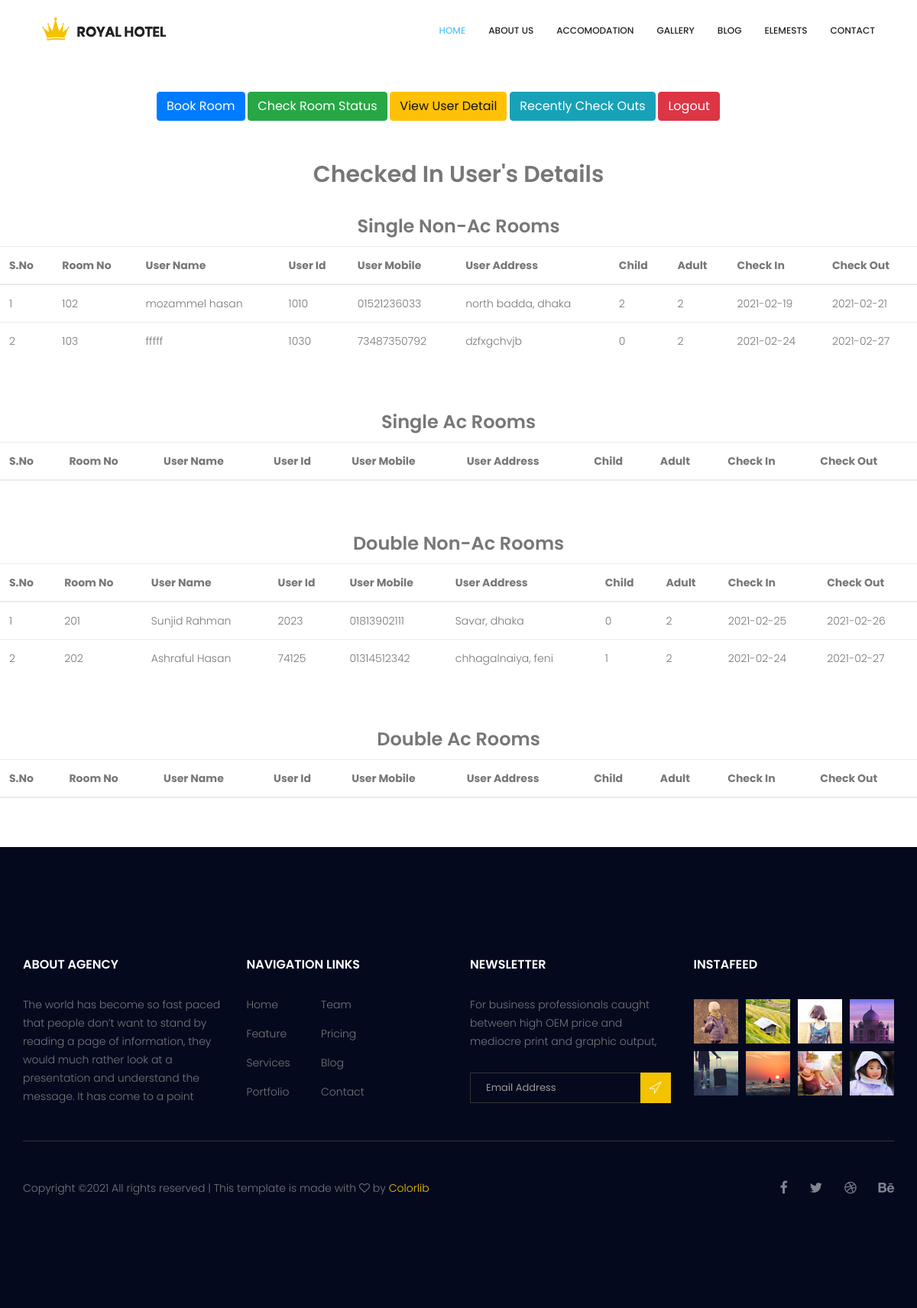
/admin/admin_dashboard.php, run on the app's committed database.
### tables this page shows
CREATE TABLE `single_non_ac` (
  `s_no` int(11) NOT NULL,
  `room_no` int(11) NOT NULL,
  `holder_name` varchar(100) NOT NULL,
  `holder_id` int(11) NOT NULL,
  `holder_mobile` varchar(100) NOT NULL,
  `holder_address` varchar(100) NOT NULL,
  `child` int(11) NOT NULL,
  `adult` int(11) NOT NULL,
  `in_date` date NOT NULL,
  `out_date` date NOT NULL,
  `status` int(11) NOT NULL
);

CREATE TABLE `double_non_ac` (
  `s_no` int(11) NOT NULL,
  `room_no` int(11) NOT NULL,
  `holder_name` varchar(100) NOT NULL,
  `holder_id` int(11) NOT NULL,
  `holder_mobile` varchar(100) NOT NULL,
  `holder_address` varchar(100) NOT NULL,
  `child` int(11) NOT NULL,
  `adult` int(11) NOT NULL,
  `in_date` date NOT NULL,
  `out_date` date NOT NULL,
  `status` int(11) NOT NULL
);

### admin/admin_dashboard.php (the view, shortened to what this page needs)
<!doctype html>
<html lang="en">
    <head>
        <link rel="stylesheet" href="../css/bootstrap.css">
        <link rel="stylesheet" href="../vendors/linericon/style.css">
        <link rel="stylesheet" href="../css/font-awesome.min.css">
        <link rel="stylesheet" href="../vendors/owl-carousel/owl.carousel.min.css">
        <link rel="stylesheet" href="../vendors/bootstrap-datepicker/bootstrap-datetimepicker.min.css">
        <link rel="stylesheet" href="../vendors/nice-select/css/nice-select.css">
        <link rel="stylesheet" href="../vendors/owl-carousel/owl.carousel.min.css">
        <link rel="stylesheet" href="../css/style.css">
        <link rel="stylesheet" href="../css/responsive.css">
    </head>
    <body>
        <header class="header_area">
            <div class="container">
                <nav class="navbar navbar-expand-lg navbar-light">
                    <a class="navbar-brand logo_h" href="index.html"><img src="image/Logo.png" alt=""></a>
                    <div class="collapse navbar-collapse offset" id="navbarSupportedContent">
                        <ul class="nav navbar-nav menu_nav ml-auto">
                            <li class="nav-item active"><a class="nav-link" href="index.html">Home</a></li>
                            <li class="nav-item"><a class="nav-link" href="about.html">About us</a></li>
                            <li class="nav-item"><a class="nav-link" href="accomodation.html">Accomodation</a></li>
                            <li class="nav-item"><a class="nav-link" href="gallery.html">Gallery</a></li>
                            <li class="nav-item submenu dropdown">
                                <a href="#" class="nav-link dropdown-toggle" data-toggle="dropdown" role="button" aria-haspopup="true" aria-expanded="false">Blog</a>
                            </li>
                            <li class="nav-item"><a class="nav-link" href="elements.html">Elemests</a></li>
                            <li class="nav-item"><a class="nav-link" href="contact.html">Contact</a></li>
                        </ul>
                    </div>
                </nav>
            </div>
        </header><br><br><br><br><br>
        <div class="row">
            <div class="col-md-2"></div>
            <div class="col-md-8">
                <form action="" method="post">
                    <a href="rooms.php" class="btn btn-primary">Book Room</a>
                    <a href="room.php" class="btn btn-success">Check Room Status</a>
                    <a href="admin_dashboard.php" class="btn btn-warning">View User Detail</a>
                    <a href="" class="btn btn-info">Recently Check Outs</a>
                    <a href="logout.php" class="btn btn-danger">Logout</a>
                </form>
            </div>
            <div class="col-md-2"></div>
        </div>
        <br><br>
        <div class="row">
            <div class="col-md-12">
                <center><h2>Checked In User's Details</h2></center>
            </div>
            <br><br><br>
        </div>
        <div class="row">
            <div class="col-md-12">
                <center><h3>Single Non-Ac Rooms</h3></center>
            </div>
            <br>
        </div>
        <div class="row">
            <div class="col-md-12">
                <table class="table">
                    <thead>
                        <tr>
                            <th>S.No</th>
                            <th>Room No</th>
                            <th>User Name</th>
                            <th>User Id</th>
                            <th>User Mobile</th>
                            <th>User Address</th>
                            <th>Child</th>
                            <th>Adult</th>
                            <th>Check In</th>
                            <th>Check Out</th>
                        </tr>
                    </thead>
                    <?php
                        $user_count = 0;
                        $connection = mysqli_connect("localhost","root","");
                        $query = "select * from single_non_ac where status = 1;";
                        $query_run = mysqli_query($connection, $query);
                        while ($row = mysqli_fetch_assoc($query_run)) {
                            $user_count = $user_count + 1;
                            ?>
                            <tr>
                                <td><?php echo $user_count; ?></td>
                                <td><?php echo $row['room_no']; ?></td>
                                <td><?php echo $row['holder_name']; ?></td>
                                <td><?php echo $row['holder_id']; ?></td>
                                <td><?php echo $row['holder_mobile']; ?></td>
                                <td><?php echo $row['holder_address']; ?></td>
                                <td><?php echo $row['child']; ?></td>
                                <td><?php echo $row['adult']; ?></td>
                                <td><?php echo $row['in_date']; ?></td>
                                <td><?php echo $row['out_date']; ?></td>
                            </tr>
                            <?php
                        }
                    ?>
                </table>
            </div>
        </div><br><br>
        <div class="row">
            <div class="col-md-12">
                <center><h3>Single Ac Rooms</h3></center>
            </div>
            <br>
        </div>
        <div class="row">
            <div class="col-md-12">
                <table class="table">
                    <thead>
                        <tr>
                            <th>S.No</th>
                            <th>Room No</th>
                            <th>User Name</th>
                            <th>User Id</th>
                            <th>User Mobile</th>
                            <th>User Address</th>
                            <th>Child</th>
                            <th>Adult</th>
                            <th>Check In</th>
                            <th>Check Out</th>
                        </tr>
                    </thead>
                </table>
            </div>
        </div><br><br>
        <div class="row">
            <div class="col-md-12">
                <center><h3>Double Non-Ac Rooms</h3></center>
            </div>
            <br>
        </div>
        <div class="row">
            <div class="col-md-12">
                <table class="table">
                    <thead>
                        <tr>
                            <th>S.No</th>
                            <th>Room No</th>
                            <th>User Name</th>
                            <th>User Id</th>
                            <th>User Mobile</th>
                            <th>User Address</th>
                            <th>Child</th>
                            <th>Adult</th>
                            <th>Check In</th>
                            <th>Check Out</th>
                        </tr>
                    </thead>
                    <?php
                        $user_count = 0;
                        $connection = mysqli_connect("localhost","root","");
                        $query = "select * from double_non_ac where status = 1;";
                        $query_run = mysqli_query($connection, $query);
                        while ($row = mysqli_fetch_assoc($query_run)) {
                            $user_count = $user_count + 1;
                            ?>
                            <tr>
                                <td><?php echo $user_count; ?></td>
                                <td><?php echo $row['room_no']; ?></td>
                                <td><?php echo $row['holder_name']; ?></td>
                                <td><?php echo $row['holder_id']; ?></td>
                                <td><?php echo $row['holder_mobile']; ?></td>
                                <td><?php echo $row['holder_address']; ?></td>
                                <td><?php echo $row['child']; ?></td>
                                <td><?php echo $row['adult']; ?></td>
                                <td><?php echo $row['in_date']; ?></td>
                                <td><?php echo $row['out_date']; ?></td>
                            </tr>
                            <?php
                        }
                    ?>
                </table>
            </div>
        </div><br><br>
        <div class="row">
            <div class="col-md-12">
                <center><h3>Double Ac Rooms</h3></center>
            </div>
            <br>
        </div>
        <div class="row">
            <div class="col-md-12">
                <table class="table">
                    <thead>
                        <tr>
                            <th>S.No</th>
                            <th>Room No</th>
                            <th>User Name</th>
                            <th>User Id</th>
                            <th>User Mobile</th>
                            <th>User Address</th>
                            <th>Child</th>
                            <th>Adult</th>
                            <th>Check In</th>
                            <th>Check Out</th>
                        </tr>
                    </thead>
                </table>
            </div>
        </div><br><br>
        <footer class="footer-area section_gap">
            <div class="container">
                <div class="row">
                    <div class="col-lg-3  col-md-6 col-sm-6">
                        <div class="single-footer-widget">
                            <h6 class="footer_title">About Agency</h6>
                            <p>The world has become so fast paced that people don’t want to stand by reading a page of information, they would much rather look at a presentation and understand the message. It has come to a point </p>
                        </div>
                    </div>
                    <div class="col-lg-3 col-md-6 col-sm-6">
                        <div class="single-footer-widget">
                            <h6 class="footer_title">Navigation Links</h6>
                            <div class="row">
                                <div class="col-4">
                                    <ul class="list_style">
                                        <li><a href="#">Home</a></li>
                                        <li><a href="#">Feature</a></li>
                                        <li><a href="#">Services</a></li>
                                        <li><a href="#">Portfolio</a></li>
                                    </ul>
                                </div>
                                <div class="col-4">
                                    <ul class="list_style">
                                        <li><a href="#">Team</a></li>
                                        <li><a href="#">Pricing</a></li>
                                        <li><a href="#">Blog</a></li>
                                        <li><a href="#">Contact</a></li>
                                    </ul>
                                </div>
                            </div>
                        </div>
                    </div>
                    <div class="col-lg-3 col-md-6 col-sm-6">
                        <div class="single-footer-widget">
                            <h6 class="footer_title">Newsletter</h6>
                            <p>For business professionals caught between high OEM price and mediocre print and graphic output, </p>
                            <div id="mc_embed_signup">
                                <form target="_blank" action="https://spondonit.us12.list-manage.com/subscribe/post?u=1462626880ade1ac87bd9c93a&amp;id=92a4423d01" method="get" class="subscribe_form relative">
                                    <div class="input-group d-flex flex-row">
                                        <input name="EMAIL" placeholder="Email Address" onfocus="this.placeholder = ''" onblur="this.placeholder = 'Email Address '" required="" type="email">
                                        <button class="btn sub-btn"><span class="lnr lnr-location"></span></button>
                                    </div>
                                </form>
                            </div>
                        </div>
                    </div>
                    <div class="col-lg-3 col-md-6 col-sm-6">
                        <div class="single-footer-widget instafeed">
                            <h6 class="footer_title">InstaFeed</h6>
                            <ul class="list_style instafeed d-flex flex-wrap">
                                <li><img src="image/instagram/Image-01.jpg" alt=""></li>
                                <li><img src="image/instagram/Image-02.jpg" alt=""></li>
                                <li><img src="image/instagram/Image-03.jpg" alt=""></li>
                                <li><img src="image/instagram/Image-04.jpg" alt=""></li>
                                <li><img src="image/instagram/Image-05.jpg" alt=""></li>
                                <li><img src="image/instagram/Image-06.jpg" alt=""></li>
                                <li><img src="image/instagram/Image-07.jpg" alt=""></li>
                                <li><img src="image/instagram/Image-08.jpg" alt=""></li>
                            </ul>
                        </div>
                    </div>
                </div>
                <div class="border_line"></div>
                <div class="row footer-bottom d-flex justify-content-between align-items-center">
                    <p class="col-lg-8 col-sm-12 footer-text m-0">
                Copyright &copy;<script>document.write(new Date().getFullYear());</script> All rights reserved | This template is made with <i class="fa fa-heart-o" aria-hidden="true"></i> by <a href="https://colorlib.com" target="_blank">Colorlib</a>
                </p>
                    <div class="col-lg-4 col-sm-12 footer-social">
                        <a href="#"><i class="fa fa-facebook"></i></a>
                        <a href="#"><i class="fa fa-twitter"></i></a>
                        <a href="#"><i class="fa fa-dribbble"></i></a>
                        <a href="#"><i class="fa fa-behance"></i></a>
                    </div>
                </div>
            </div>
        </footer>
    </body>
</html>

### data on the page
single_non_ac: room_no "102", holder_name "mozammel hasan", holder "1010", holder_mobile "01521236033", holder_address "north badda, dhaka", child "2", adult "2", in_date "2021-02-19", out_date "2021-02-21"
single_non_ac: room_no "103", holder_name "fffff", holder "1030", holder_mobile "73487350792", holder_address "dzfxgchvjb", child "0", adult "2", in_date "2021-02-24", out_date "2021-02-27"
double_non_ac: room_no "201", holder_name "Sunjid Rahman", holder "2023", holder_mobile "01813902111", holder_address "Savar, dhaka", child "0", adult "2", in_date "2021-02-25", out_date "2021-02-26"
double_non_ac: room_no "202", holder_name "Ashraful Hasan", holder "74125", holder_mobile "01314512342", holder_address "chhagalnaiya, feni", child "1", adult "2", in_date "2021-02-24", out_date "2021-02-27"
